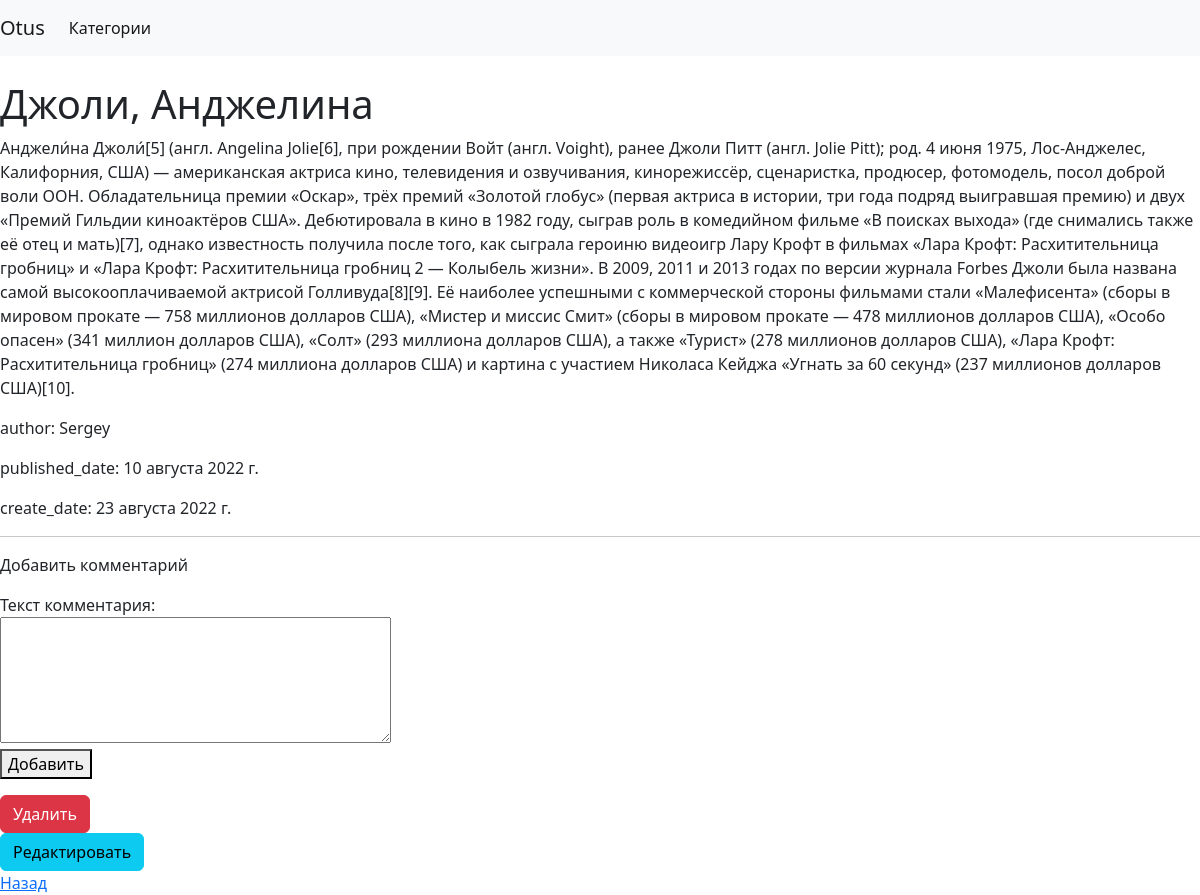
Page /posts/2/ on the committed database.
### blog/models.py (models this page shows, shortened)
class Post(models.Model):
    author = models.ForeignKey(settings.AUTH_USER_MODEL, on_delete=models.CASCADE)
    title = models.CharField(max_length=200)
    text = models.TextField()
    created_date = models.DateTimeField(default=timezone.now)
    published_date = models.DateTimeField(blank=True, null=True)
    category = models.ManyToManyField(Category, related_name='posts')
    class Meta:
        verbose_name = 'Пост'
        verbose_name_plural = 'Посты'
        ordering = ['title']

### blog/views.py (the view)
# urls.py: path('posts/<int:pk>/', PostDetailView.as_view(), name='post-detail'),
class PostDetailView(DetailView):
    model = Post
    template_name = 'blog/post_detail.html'
    def get_context_data(self, **kwargs):
        context = super().get_context_data(**kwargs)
        context['now'] = timezone.now()
        context['comment_form'] = CommentForm()
        context['comments'] = Comments.objects.filter(post_id=kwargs['object'].pk)
        return context

### blog/forms.py
class CommentForm(ModelForm):
    class Meta:
        model = Comments
        fields = ('text',)
    def __init__(self, *args, **kwargs):
        super().__init__(*args, **kwargs)
        for field in self.fields:
            self.fields[field].widget.attrs['class'] = 'form-control'
        self.fields['text'].widget = Textarea(attrs={'rows': 5})

### blog/templates/blog/post_detail.html (shortened to what this page needs)
{% extends "blog/index.html" %}
{% block content %}
<h1>{{ object.title }}</h1>
<p>{{ object.text }}</p>
<p>author: {{ object.author }}</p>
<p>published_date: {{ object.published_date|date }}</p>
<p>create_date: {{ now|date }}</p>
    <hr>
    <p>Добавить комментарий</p>
    <div class="col-4">
    <form action="{% url 'post-comment' object.id %}" id="add_form" method="post">
        {{ comment_form }}
    </form>
    <button form="add_form" type="submit" class="btn.btn-primary">Добавить</button>
    </div>
    <a href="{% url 'post-delete' post.id  %}" class="btn btn-danger">Удалить</a><br>
    <a href="{% url 'post-update' post.id  %}" class="btn btn-info">Редактировать</a><br>
    <a href='/'>Назад</a>
{% endblock %}

### rows in the picture
Post: title "Джоли, Анджелина", text "Анджели́на Джоли́[5] (англ. Angelina Jolie[6], при рождении Войт (англ. Voight), ранее Джоли Питт (англ. Jolie Pitt); род. 4 июня 1975, Лос-Анджелес, Калифорния, США) — американская актриса кино, телевидения и озвучивания, кинорежиссёр, сценаристка, продюсер, фотомодель, посол доброй воли ООН. Обладательница премии «Оскар», трёх премий «Золотой глобус» (первая актриса в истории, три года подряд выигравшая премию) и двух «Премий Гильдии киноактёров США». Дебютировала в кино в 1982 году, сыграв роль в комедийном фильме «В поисках выхода» (где снимались также её отец и мать)[7], однако известность получила после того, как сыграла героиню видеоигр Лару Крофт в фильмах «Лара Крофт:…", author "Sergey", published_date "10 августа 2022 г."

### other values in the picture
{{ now|date }} "23 августа 2022 г."
